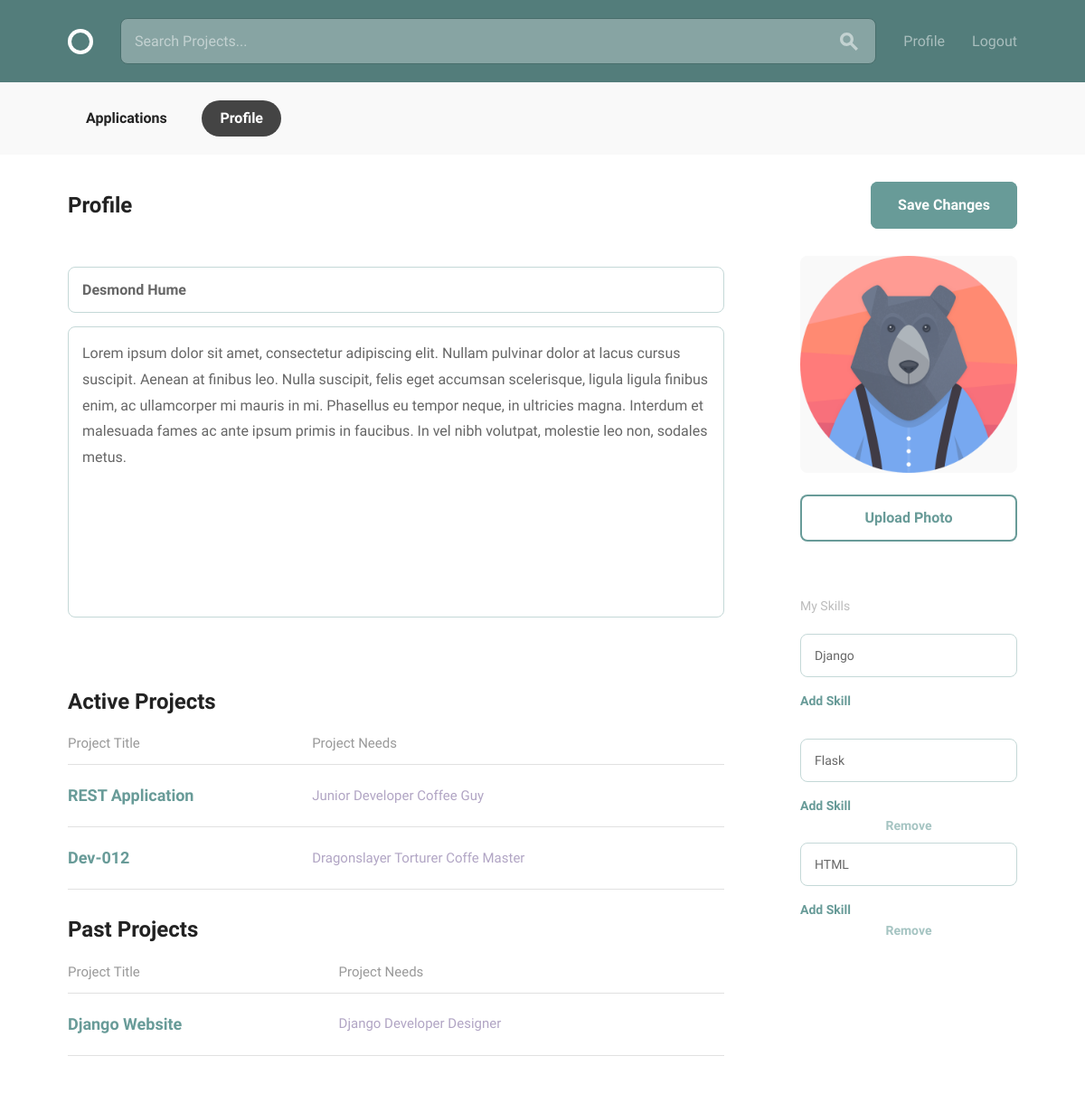
The page /profile/edit/ (signed in) on the database its author committed.
### profiles/models.py (models this page shows, shortened)
class Profile(models.Model):
    user = models.OneToOneField(
        settings.AUTH_USER_MODEL,
        on_delete=models.CASCADE,
        related_name="profile"
    )
    display_name = models.CharField(max_length=50, null=True, blank=True)
    bio = models.CharField(max_length=500, blank=True, default="")
    avatar = models.ImageField(upload_to="avatars/", blank=True, null=True)
    skills = models.ManyToManyField(Skill, blank=True)

### projects/models.py (models this page shows, shortened)
class Project(models.Model):
    owner = models.ForeignKey(
        settings.AUTH_USER_MODEL,
        on_delete=models.CASCADE,
        related_name="project"
    )
    title = models.CharField(max_length=30)
    description = models.CharField(max_length=500)
    requirements = models.CharField(max_length=100)
    timeline = models.CharField(max_length=30, blank=True, default="")
    completed = models.BooleanField(default=False)
    positions = models.ManyToManyField(Position, blank=False)

class Position(models.Model):
    title = models.CharField(max_length=30)
    description = models.CharField(max_length=250)
    related_project = models.ForeignKey('Project', null=True)
    related_skill = models.ForeignKey(Skill, null=True)
    applications = models.ManyToManyField(
        'Application',
        blank=True,
        related_name="position_applications"
    )
    filled = models.BooleanField(default=False)
    filled_by = models.ForeignKey(
        settings.AUTH_USER_MODEL,
        null=True,
        related_name="position"
    )

### profiles/views.py (the view, shortened to what this page needs)
class ProfileEditView(LoginRequiredMixin, generic.UpdateView):
    model = models.Profile
    template_name = "profiles/profile_edit.html"
    form_class = forms.ProfileUpdateForm
    def get_object(self, queryset=None):
        return get_object_or_404(self.model, user=self.request.user)
    def get_context_data(self, **kwargs):
        context = super(ProfileEditView, self).get_context_data(**kwargs)
        context['active_projects'] = self.get_object().user.project.filter(
            completed=False
        )
        context['past_projects'] = self.get_object().user.project.filter(
            completed=True
        )
        return context
    def get(self, request, *args, **kwargs):
        super(ProfileEditView, self).get(request, *args, **kwargs)
        profile_form = self.form_class(instance=request.user.profile)
        skills = request.user.profile.skills.all()
        skill_data = [{'skill': skill.skill} for skill in skills]
        if not skill_data:
            skills_formset = forms.SkillFormSet(initial=[{'skill': ''}])
        else:
            skills_formset = forms.SkillFormSet(initial=skill_data)
        return self.render_to_response(
            self.get_context_data(
                profile_form=profile_form,
                skills_formset=skills_formset
            )
        )

### profiles/forms.py
class ProfileUpdateForm(forms.ModelForm):
    display_name = forms.CharField(
        label='Display Name',
        required=False,
        widget=forms.TextInput(
            attrs={'placeholder': 'Enter your desired display name...'}),
        validators=[MaxLengthValidator]
    )
    bio = forms.CharField(
        label='About You',
        required=False,
        widget=forms.Textarea(
            attrs={
                'placeholder': 'Tell us about yourself...',
                'style': 'resize: both; overflow: auto;',
            }
        ),
        validators=[MaxLengthValidator]
    )
    avatar = forms.ImageField(
        required=False,
        widget=forms.FileInput
    )
    class Meta:
        fields = ("display_name", "bio", "avatar",)
        model = models.Profile

### profiles/templates/profiles/profile_edit.html (shortened to what this page needs)
{% extends "layout.html" %}
{% load static from staticfiles %}
{% block content %}
  <div class="circle--actions--bar">
    <nav class="bounds">
      <ul class="circle--pill--list">
        {% if user.is_authenticated and user == profile.user %}
            <li><a href="{% url 'projects:applications' %}">Applications</a></li>
        {% endif %}
        <li><a class="selected" href="{% url 'profiles:view-profile' pk=profile.pk %}">Profile</a></li>
      </ul>
    </nav>
  </div>
  <form id="profile-form" method="POST" enctype="multipart/form-data">
      <div class="bounds circle--page">
        <div class="circle--page--header circle--fluid">
          <div class="circle--fluid--cell circle--fluid--primary">
            <h2>Profile</h2>
          </div>
          <div class="circle--fluid--cell circle--fluid--secondary">
            <button class="button button-primary icon-on-left">Save Changes</button>
          </div>
        </div>
        <div class="grid-70">
            <div class="circle--input--h1">{{ profile_form.display_name }}</div>
          <div class="circle--article--body">{{ profile_form.bio }}
          </div>
          {% if active_projects %}
      <h2>Active Projects</h2>
      <table class="u-full-width circle--table">
        <thead>
          <tr>
            <th>Project Title</th>
            <th class="circle--cell--right">Project Needs</th>
          </tr>
        </thead>
        <tbody>
          {% for project in active_projects %}
          <tr class="clickable-row" data-href="{% url 'projects:view-project' pk=project.pk %}">
            <td>
              <h3>{{ project.title }}</h3>
            </td>
            <td class="circle--cell--right">
              {% for position in project.positions.all %}
              <span class="secondary-label">{{ position.title }}</span>
              {% endfor %}
            </td>
          </tr>
          {% endfor %}
        </tbody>
      </table>
      {% endif %}
      {% if past_projects %}
      <h2>Past Projects</h2>
      <table class="u-full-width circle--table">
        <thead>
          <tr>
            <th>Project Title</th>
            <th class="circle--cell--right">Project Needs</th>
          </tr>
        </thead>
        <tbody>
          {% for project in past_projects %}
          <tr class="clickable-row" data-href="{% url 'projects:view-project' pk=project.pk %}">
            <td>
              <h3>{{ project.title }}</h3>
            </td>
            <td class="circle--cell--right">
              {% for position in project.positions.all %}
              <span class="secondary-label">{{ position.title }}</span>
              {% endfor %}
            </td>
          </tr>
          {% endfor %}
        </tbody>
      </table>
      {% endif %}
        </div>
        <div class="grid-25 grid-push-5">
          <div class="circle--secondary--module">
            <div class="circle--primary--avatar">
                {% if object.avatar %}
                    <img src="{% static object.avatar.url %}">
                {% else %}
                    <img src="{% static 'images/avatar.jpg' %}">
                {% endif %}
            </div>
          <br/>
              <a id="file-input" class="button">
                Upload Photo
              </a>
          </div>
          <div class="circle--secondary--module">
            <h4>My Skills</h4>
            <ul class="circle--clone--list">
              {% for form in skills_formset %}
                  <li>
                      {{ form.skill }}
                    <a class="circle--clone--add">Add Skill</a>
                    <a class="circle--clone--remove">Remove</a>
                  </li>
              {% endfor %}
            </ul>
          </div>
        </div>
  </form>
{% endblock %}

### rows shown on the page
Profile: display_name "Desmond Hume", bio "Lorem ipsum dolor sit amet, consectetur adipiscing elit. Nullam pulvinar dolor at lacus cursus suscipit. Aenean at finibus leo. Nulla suscipit, felis eget accumsan scelerisque, ligula ligula finibus enim, ac ullamcorper mi mauris in mi. Phasellus eu tempor neque, in ultricies magna. Interdum et malesuada fames ac ante ipsum primis in faucibus. In vel nibh volutpat, molestie leo non, sodales metus.", avatar (picture)
Project: title "REST Application"
Position: title "Junior Developer"
Position: title "Coffee Guy"
Project: title "Dev-012"
Position: title "Dragonslayer"
Position: title "Torturer"
Position: title "Coffe Master"
Project: title "Django Website"
Position: title "Django Developer"
Position: title "Designer"
